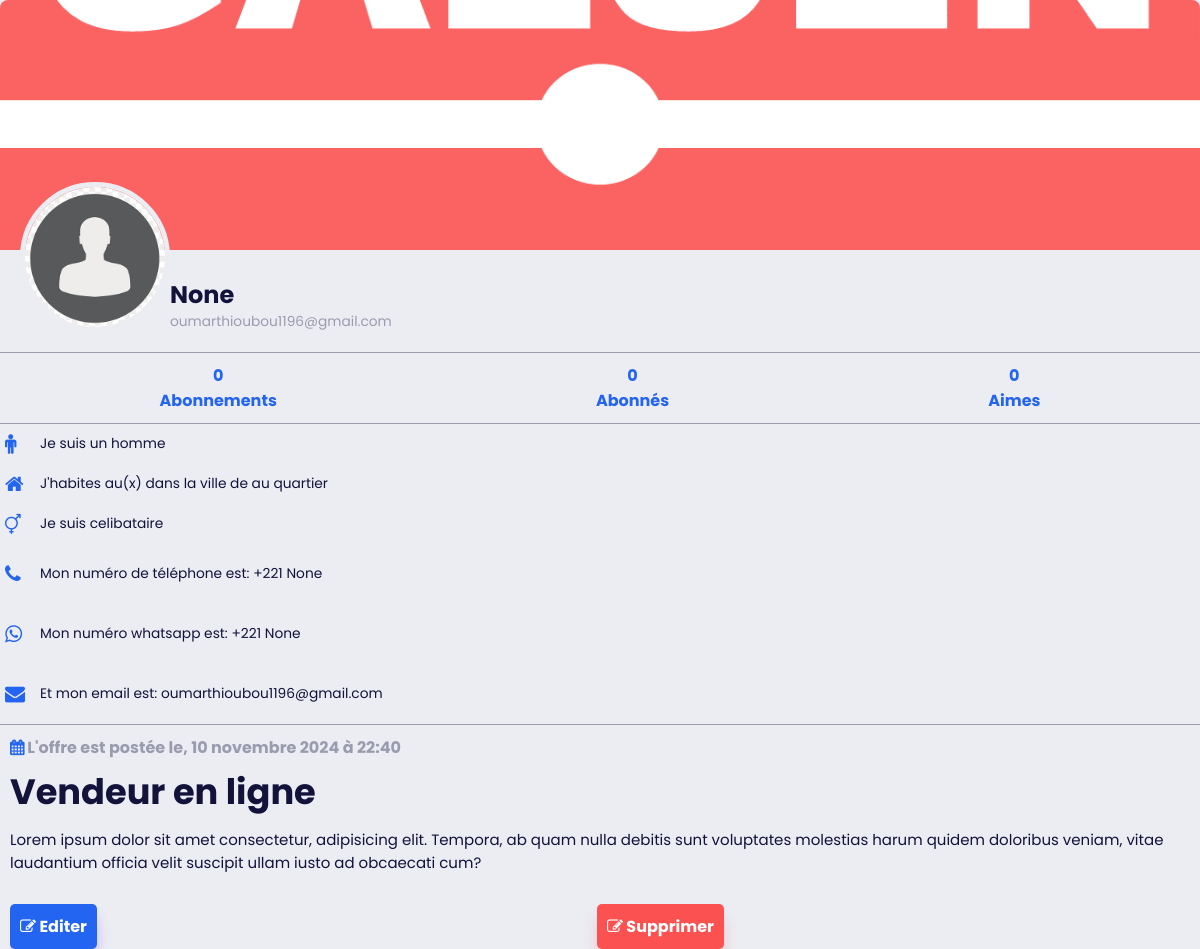
The app's page /mon_job/4/, older data.
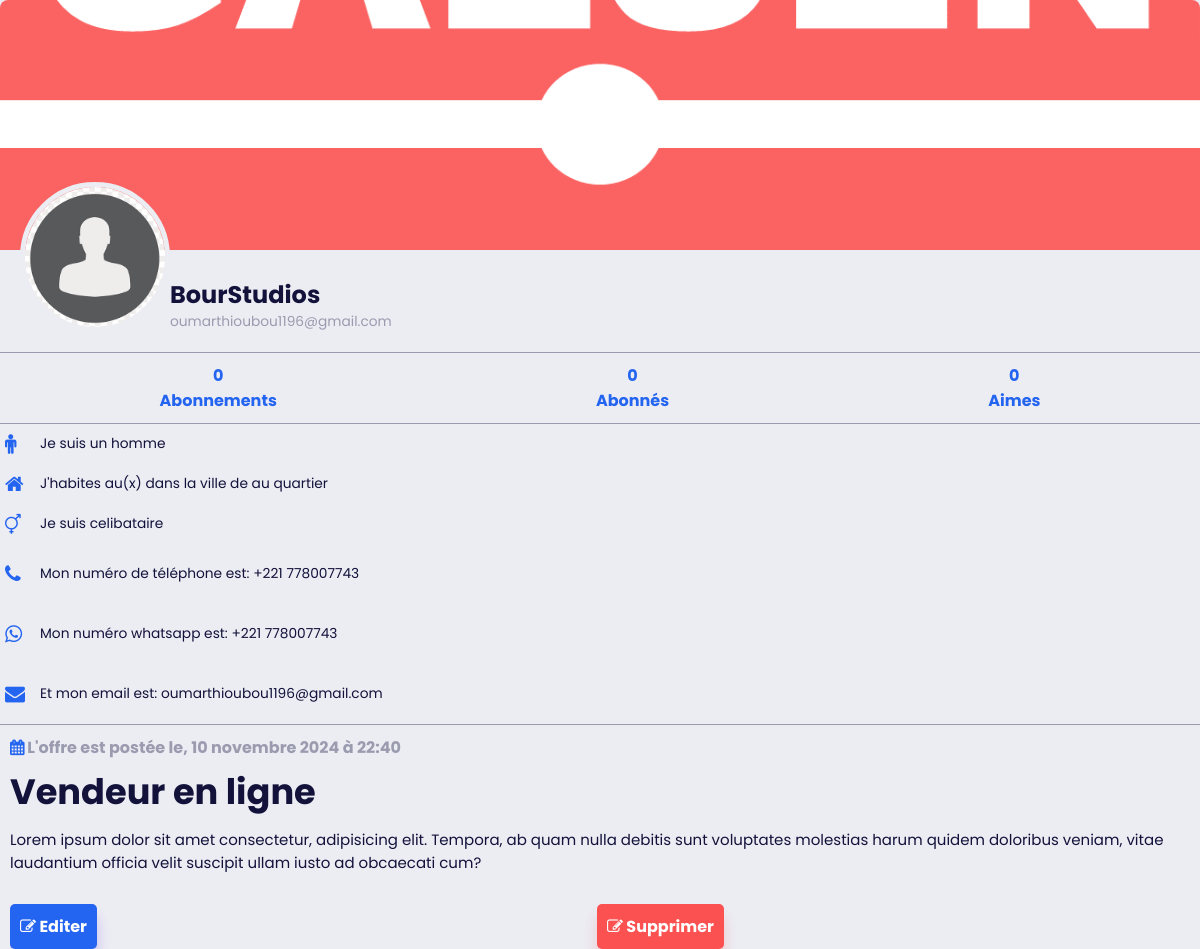
The same page, newer data.
### galsen/models.py (models this page shows, shortened)
class Job(models.Model):
    user = models.ForeignKey(CustomUser, on_delete=models.CASCADE)
    title = models.CharField(max_length=255, null=True, blank=True)
    contenu_job = models.TextField()
    postule_job = models.ManyToManyField(CustomUser, blank=True, related_name="postule")
    dispostule = models.ManyToManyField(CustomUser, blank=True, related_name='dispostule')
    date_creation_post = models.DateTimeField(auto_now_add=True)
    shared_user = models.ForeignKey(CustomUser, on_delete=models.CASCADE, null=True, blank=True, related_name='+')

class AbstractUser(BaseAbstractUser):
    groups = models.ManyToManyField(Group, related_name='customuser_set', blank=True)
    user_permissions = models.ManyToManyField(Permission, related_name='customuser_set', blank=True)

class CustomUser(AbstractUser):
    LANGUE = [
        ('français', 'Français'),
        ('anglais', 'Anglais'),
        ('spagnol', 'Espagnol'),
        ('italien', 'Italien'),
        ('arabe', 'Arabe'),
    ]
    ACCESS = [
        ('autorised', 'Autorisé(e)'),
        ('no_autorised', 'Non autorisé(e)'),
    ]
    ROLES = [
        ('personnel', 'Personnel(le)'),
        ('ecole', 'Ecole'),
        ('entreprise', 'Entreprise'),
    ]
    profile_image = models.ImageField(upload_to='profile_images/', null=True, blank=True)
    banner_image = models.ImageField(upload_to='banner_images/', null=True, blank=True)
    GENRE = [
        ('homme', 'Homme'),
        ('femme', 'Femme'),
    ]
    SITUATION_MATRIMONIALE = [
        ('celibataire', 'Célibataire'),
        ('marie', 'Marié(e)'),
        ('fiance', 'Fiancé(e)'),
        ('divorce', 'Divorcé(e)'),
    ]
    marque_dispositif = models.CharField(max_length=255, null=True, blank=True)
    metier = models.CharField(max_length=150, null=True, blank=True)
    etablissement = models.CharField(max_length=255, null=True, blank=True)
    pays = models.CharField(max_length=50, null=True, blank=True)
    ville = models.CharField(max_length=50, null=True, blank=True)
    quartier = models.CharField(max_length=50, null=True, blank=True)
    langue = models.CharField(max_length=255, null=True, blank=True)
    birthday = models.DateField(null=True, blank=True)
    indicatif_pays = models.CharField(max_length=15, null=True, blank=True)
    number_phone = models.CharField(max_length=15, null=True, blank=True)
    number_whatsapp = models.CharField(max_length=15, null=True, blank=True)
    number_telegram = models.CharField(max_length=15, null=True, blank=True)
    instagram_link = models.URLField(null=True, blank=True)
    twitter_link = models.URLField(null=True, blank=True)
    youtube_link = models.URLField(null=True, blank=True)
    website_link = models.URLField(null=True, blank=True)
    langue = models.CharField(max_length=255, choices=LANGUE, default='français')
    rôle = models.CharField(max_length=255, choices=ROLES, default='personnel')
    access = models.CharField(max_length=255, choices=ACCESS, default='no_autorised')
    genre = models.CharField(max_length=255, choices=GENRE, default='homme')
    situation_matrimoniale = models.CharField(max_length=20, choices=SITUATION_MATRIMONIALE, default='celibataire')
    followers = models.ManyToManyField('self', symmetrical=False, related_name='following_users', blank=True)
    def total_likes_received(self):
        total_likes = 0
        for post in self.post_set.all():
            total_likes += post.like_post.count()
        return total_likes

class AbstractUser(BaseAbstractUser):
    groups = models.ManyToManyField(Group, related_name='customuser_set', blank=True)
    user_permissions = models.ManyToManyField(Permission, related_name='customuser_set', blank=True)

class Post(models.Model):
    user = models.ForeignKey(CustomUser, on_delete=models.CASCADE)
    video = models.FileField(upload_to='post_videos/')
    contenu_post = models.TextField()
    tag_post = models.CharField(max_length=255)
    session_info = models.CharField(max_length=255, null=True, blank=True)
    date_creation_post = models.DateTimeField(auto_now_add=True)
    like_post = models.ManyToManyField(CustomUser, blank=True, related_name="likes")
    dislike = models.ManyToManyField(CustomUser, blank=True, related_name='dislikes')
    shared_boby = models.TextField(blank=True, null=True)
    share_on = models.DateTimeField(blank=True, null=True)
    shared_user = models.ForeignKey(CustomUser, on_delete=models.CASCADE, null=True, blank=True, related_name='+')
    class Meta:
        ordering = ['-date_creation_post', '-share_on']

### galsen/views.py (the view)
# urls.py: path('mon_job/<int:job_id>/', mon_job_detail, name='mon_job_detail'),
def mon_job_detail(request, job_id):
    job = get_object_or_404(Job, pk=job_id)
    return render(request, 'Details/mon_job_detail.html', {'job': job})

### galsen/templates/Details/mon_job_detail.html (shortened to what the changed rows need)
{% load static %}
<!DOCTYPE html>
<html lang="en">
<head>
    <link rel="stylesheet" href="{% static 'assets/icones/font-awesome/css/font-awesome.css' %}">
    <link rel="stylesheet" href="{% static 'assets/icones/font-awesome/css/font-awesome.min.css' %}">
    <link rel="stylesheet" href="{% static 'assets/ressources/styles/profil.css' %}">
    <link rel="stylesheet" href="{% static 'assets/ressources/styles/contenu.css' %}">
    <link rel="stylesheet" href="{% static 'assets/ressources/styles/boutique-slide.css' %}">
    <link rel="stylesheet" href="{% static 'assets/ressources/styles/theme.css' %}">
    <link rel="stylesheet" href="{% static 'assets/ressources/styles/lightbox.min.css' %}">
</head>
<body>
    <div class="profile-container">
        <div class="banner-job">
            {% if job.user.banner_image and job.user.banner_image.url %}
                    <a href="{{ job.user.banner_image.url }}" data-lightbox="mygallery">
                        <img src="{{ job.user.banner_image.url }}">
                    </a>
                {% else %}
                    <img src="{% static 'assets/default/user.png' %}">
            {% endif %}
        </div>
        <div class="profile-section">
            <div class="profile-info">
                <h1>
                    {% if job.user.rôle == "personnel" %}
                        {{ job.user.first_name }} {{ job.user.last_name }}
                    {% else %}
                        {{ job.user.etablissement }}
                    {% endif %}
                </h1>
                <p>{{ job.user.email }}</p>
            </div>
        </div>
        <div class="profile-nav">
          <ul>
            <li><a href="#"><span>{{ job.user.following_users.count }}</span>Abonnements</a></li>
            <li><a href="#"><span>{{ job.user.followers.count }}</span>Abonnés</a></li>
            <li><a href="#"><span>{{ job.user.total_likes_received }}</span>Aimes</a></li>
          </ul>
        </div>
        <div class="profile-content">
            <ul class="status">
                <li>
                    {% if job.user.genre == "homme" %}
                        <i class="fa fa-male primary"></i>
                        <p>Je suis un
                            <span>{{ job.user.genre }}</span>
                        </p>
                    {% elif user.genre == "femme" %}
                        <i class="fa fa-female primary"></i>
                        <p>Je suis une
                            <span>{{ job.user.genre }}</span>
                        </p>
                    {% else %}
                        <p>Genre non spécifié</p>
                    {% endif %}
                </li>
                <li>
                    <p>Je suis
                        <span>{{ job.user.situation_matrimoniale }}</span>
                     </p>
                </li>
                <li>
                    <a href="tel:+{{ job.user.indicatif_pays }}{{ job.user.number_phone }}">
                        <p>Mon numéro de téléphone est:
                            <span>+{{ job.user.indicatif_pays }} {{ job.user.number_phone }}</span>
                        </p>
                    </a>
                </li>
                <li>
                    <a href="https://wa.me/+{{ job.user.indicatif_pays }}{{ job.user.number_phone }}">
                        <p>Mon numéro whatsapp est:
                            <span>+{{ job.user.indicatif_pays }} {{ job.user.number_phone }}</span>
                        </p>
                    </a>
                </li>
                <li>
                    <a href="mailto:{{ job.user.email }}">
                        <p>Et mon email est:
                            <span>{{ job.user.email }}</span>
                        </p>
                    </a>
                </li>
            </ul>
            <div class="job-content">
                <div class="job-infos-date">
                    <h4>
                        <span>
                            <i class="fa fa-calendar primary"></i> L'offre est postée le, {{ job.date_creation_post|date:"d F Y à H:i" }}
                        </span>
                    </h4>
                </div>
                <div class="job-title">
                    <h1>
                        {{ job.title|safe }}
                    </h1>
                </div>
                <div class="job-description">
                    <p>
                        {{ job.contenu_job|safe }}
                    </p>
                </div>
            </div>
        </div>
    </div>
</body>
</html>

Row changes from the older to the newer data that the page shows:
changed through a linked row, Job "Vendeur en ligne": user.etablissement "None" → "BourStudios"; user.number_phone "None" → "778007743"
